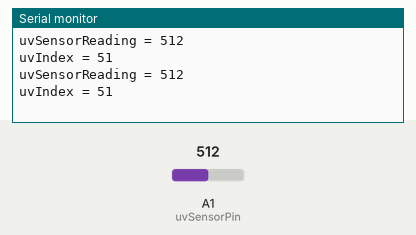
Simulated run of this sketch. Board: Arduino Uno, built with avr-gcc and run on an emulated ATmega328P. Shown: the last lines printed to the serial monitor. The inputs (shaded band) are chosen by the test bench; at power-on: A1 (uvSensorPin) = 512.

Above: at 1.6 s.
1.7 s: A1 (uvSensorPin) set to 716
At 2.8 s:
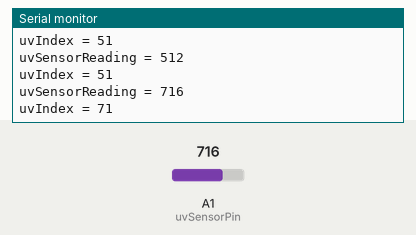
3.2 s: A1 (uvSensorPin) set to 900
At 3.9 s:
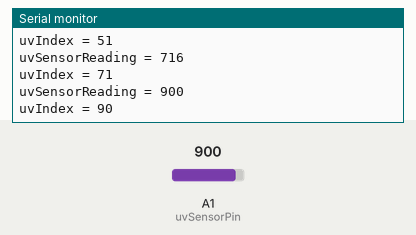
Timing chart, 0 to 6.2 s (numbered marks = the images above; inputs shaded):
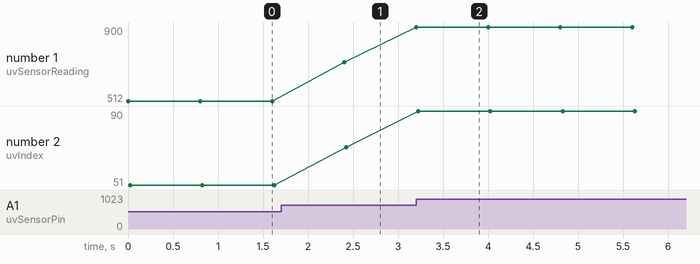

The sketch:

uv-sensor.ino
```cpp
int uvSensorPin = 1;
int uvSensorReading;
int uvIndex;

void setup() {
  //pinMode(uvSensorPin, INPUT);

  Serial.begin(9600);
}

void loop() {
  uvSensorReading = analogRead(uvSensorPin);
  uvIndex = uvSensorReading * 0.1;

  Serial.print("uvSensorReading = ");
  Serial.println(uvSensorReading);
  Serial.print("uvIndex = ");
  Serial.println(uvIndex);

  delay(800);
}
```

Measured:
- after the input at 1.7 s, the serial monitor: prints a new line after 0.70 s (image 1)
- after the input at 3.2 s, the serial monitor: prints a new line at once (image 2)
- plotted number 1: 512 → 716 after the input at 1.7 s, 716 → 900 after the input at 3.2 s
- plotted number 2: 51 → 71 after the input at 1.7 s, 71 → 90 after the input at 3.2 s
